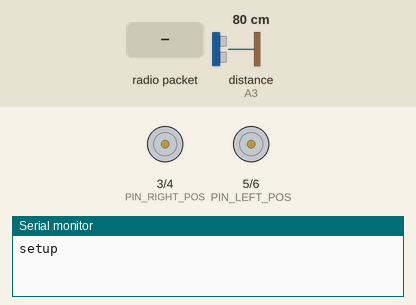
Recording of a sketch running on a simulated Arduino Uno, built with avr-gcc and run on an emulated ATmega328P. On the bench: motor-driver pin pairs drawn as motors (green arrow = first pin HIGH = forward, orange = second pin HIGH = backward, longer = more drive), the last lines printed to the serial monitor. The test bench sets the inputs (shaded band); at power-on: distance to the obstacle (sensor on A3) 80 cm. The echo pulse lasts 58.3 µs per cm; no radio packets arrive unless stated.

Above: at 1.2 s.
1.3 s: radio packet "1" arrives
At 2.5 s:
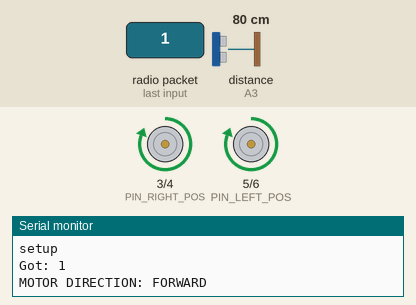
2.8 s: radio packet "2" arrives
At 3.6 s:
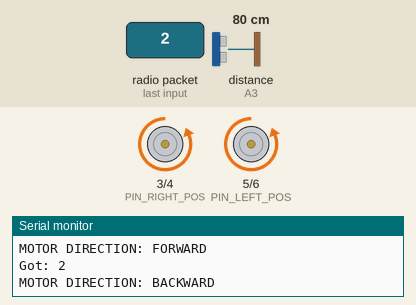
4.3 s: radio packet "3" arrives
At 4.8 s:
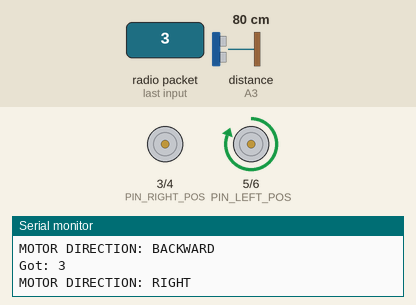
5.8 s: radio packet "4" arrives
At 7.1 s:
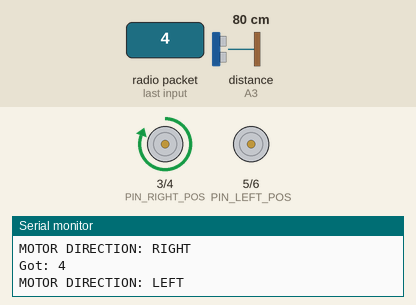
Timing chart, 0 to 8.3 s (numbered marks = the images above; inputs shaded):
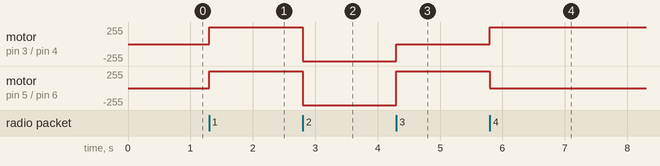

The sketch:

receiverTestCode.ino
```cpp
//Instruction
//433Mhz Receiver Pin: Arduino GPIO 11

//RECEIVE DATA DETAILS
/*
   1 => FORWARD
   2 => BACKWARD
   3 => RIGHT
   4 => LEFT
*/

//Library
#include "US.h"
#include "MOTOR_CONTROL.h"
#include <VirtualWire.h>

void setup()
{
  Serial.begin(9600);	// Debugging only
  Serial.println("setup");

  MOTOR_PIN_INITIATE();

  // Initialise the IO and ISR
  vw_set_ptt_inverted(true); // Required for DR3100
  vw_setup(2000);	 // Bits per sec
  vw_rx_start();       // Start the receiver PLL running
}

void loop()
{
  MOTOR_LOOP();

  uint8_t buf[VW_MAX_MESSAGE_LEN];
  uint8_t buflen = VW_MAX_MESSAGE_LEN;

  if (vw_get_message(buf, &buflen)) // Non-blocking
  {
    int i;
    digitalWrite(13, true);
    Serial.print("Got: ");
    for (i = 0; i < buflen; i++)
    {
      Serial.print(char(buf[i]));
    }

    if (buf[0] == '0') MOTOR_DIR_CUR = STOP;
    if (buf[0] == '1') {
      if (readDistance() > 10)
        MOTOR_DIR_CUR = FORWARD;
      else
        MOTOR_DIR_CUR = STOP;
    }
    if (buf[0] == '2') MOTOR_DIR_CUR = BACKWARD;
    if (buf[0] == '3') MOTOR_DIR_CUR = RIGHT;
    if (buf[0] == '4') MOTOR_DIR_CUR = LEFT;
    Serial.println("");
    digitalWrite(13, false);
  }
}
```

MOTOR_CONTROL.h
```cpp
#ifndef MOTOR_CONTROL_H
#define MOTOR_CONTROL_H

//PIN DEFINE
#define PIN_RIGHT_POS 3
#define PIN_RIGHT_NEG 4
#define PIN_LEFT_POS  5
#define PIN_LEFT_NEG  6

//MACROS
#define MOTOR_OFF(x)      digitalWrite(x, LOW)
#define MOTOR_ON(x)       digitalWrite(x, HIGH)
#define MOTOR_INITIATE(x) pinMode(x, OUTPUT)

//ENUM
enum MOTOR__DIR {
  STOP,
  FORWARD,
  BACKWARD,
  RIGHT,
  LEFT
};

MOTOR__DIR MOTOR_DIR_CUR = STOP;
MOTOR__DIR MOTOR_DIR_PRE = STOP;

//VARIABLES
const int MOTOR_PINS[] = {PIN_RIGHT_POS, PIN_RIGHT_NEG, PIN_LEFT_POS, PIN_LEFT_NEG};
int MOTOR_CONTROL_STATE = -1;

//MOTOR DIRECTION LOOP
void MOTOR_LOOP() {
  if (MOTOR_DIR_PRE != MOTOR_DIR_CUR) {
    Serial.print("MOTOR DIRECTION: ");
    if (MOTOR_DIR_CUR == FORWARD) {
      Serial.print("FORWARD");
      MOTOR_OFF(PIN_RIGHT_NEG);
      MOTOR_OFF(PIN_LEFT_NEG);
      MOTOR_ON(PIN_RIGHT_POS);
      MOTOR_ON(PIN_LEFT_POS);
    } else if (MOTOR_DIR_CUR == BACKWARD) {
      Serial.print("BACKWARD");
      MOTOR_OFF(PIN_RIGHT_POS);
      MOTOR_OFF(PIN_LEFT_POS);
      MOTOR_ON(PIN_RIGHT_NEG);
      MOTOR_ON(PIN_LEFT_NEG);
    } else if (MOTOR_DIR_CUR == RIGHT) {
      Serial.print("RIGHT");
      MOTOR_OFF(PIN_RIGHT_POS);
      MOTOR_OFF(PIN_RIGHT_NEG);
      MOTOR_OFF(PIN_LEFT_NEG);
      MOTOR_ON(PIN_LEFT_POS);
    } else if (MOTOR_DIR_CUR == LEFT) {
      Serial.print("LEFT");
      MOTOR_OFF(PIN_RIGHT_NEG);
      MOTOR_OFF(PIN_LEFT_POS);
      MOTOR_OFF(PIN_LEFT_NEG);
      MOTOR_ON(PIN_RIGHT_POS);
    } else {
      Serial.print("STOP");
      //CONSIDER THIS AS STOP
      for (int i = 0; i < (sizeof(MOTOR_PINS) / sizeof(int)); i++) MOTOR_OFF(MOTOR_PINS[i]);
    }
    Serial.println();
    MOTOR_DIR_PRE = MOTOR_DIR_CUR;
  }
}

void MOTOR_PIN_INITIATE() {
  if (MOTOR_CONTROL_STATE != 0) {
    for (int i = 0; i < ((sizeof(MOTOR_PINS) / sizeof(int))); i++) {
      MOTOR_INITIATE(MOTOR_PINS[i]);
      MOTOR_OFF(MOTOR_PINS[i]);
    }
    MOTOR_CONTROL_STATE = 0;
  }
}

#endif
```

US.h
```cpp
#ifndef US_H
#define US_H

#define US_TRIG_1 A2
#define US_ECHO_1 A3

//VARIABLES
int distance_1 = 0;
unsigned long distance_millis_1 = 0;

int readDistance() {
  if ((distance_millis_1 + 500) < millis()) {
    int trigPin = US_TRIG_1;
    int echoPin = US_ECHO_1;
    long duration;
    int distance;
    pinMode(trigPin, OUTPUT); // Sets the trigPin as an Output
    pinMode(echoPin, INPUT); // Sets the echoPin as an Input
    // Clears the trigPin
    digitalWrite(trigPin, LOW);
    delayMicroseconds(2);
    // Sets the trigPin on HIGH state for 10 micro seconds
    digitalWrite(trigPin, HIGH);
    delayMicroseconds(10);
    digitalWrite(trigPin, LOW);
    // Reads the echoPin, returns the sound wave travel time in microseconds
    duration = pulseIn(echoPin, HIGH);
    // Calculating the distance
    distance = duration * 0.034 / 2;
    distance_1 = constrain(distance, 0, 100);
    distance_millis_1 = millis();
  }
  return distance_1;
}

#endif
```

Measured:
- after the input at 1.3 s, motor on pin 3 (PIN_RIGHT_POS) / pin 4 (PIN_RIGHT_NEG), motor on pin 5 (PIN_LEFT_POS) / pin 6 (PIN_LEFT_NEG): stopped → forward 255/255 at once
- after the input at 2.8 s, motor on pin 3 (PIN_RIGHT_POS) / pin 4 (PIN_RIGHT_NEG), motor on pin 5 (PIN_LEFT_POS) / pin 6 (PIN_LEFT_NEG): forward 255/255 → backward 255/255 at once
- after the input at 4.3 s, motor on pin 3 (PIN_RIGHT_POS) / pin 4 (PIN_RIGHT_NEG): backward 255/255 → stopped at once; motor on pin 5 (PIN_LEFT_POS) / pin 6 (PIN_LEFT_NEG): backward 255/255 → forward 255/255 at once
- after the input at 5.8 s, motor on pin 3 (PIN_RIGHT_POS) / pin 4 (PIN_RIGHT_NEG): stopped → forward 255/255 at once; motor on pin 5 (PIN_LEFT_POS) / pin 6 (PIN_LEFT_NEG): forward 255/255 → stopped at once
